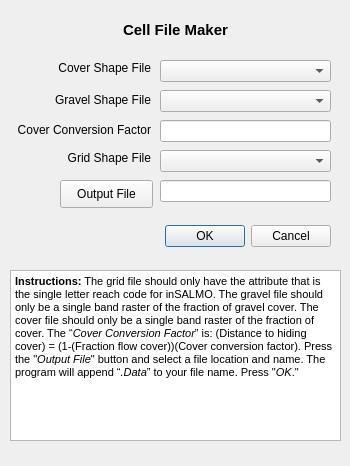
<?xml version="1.0" encoding="UTF-8"?>
<ui version="4.0">
 <class>CellFileMakerDialogBase</class>
 <widget class="QDialog" name="CellFileMakerDialogBase">
  <property name="geometry">
   <rect>
    <x>0</x>
    <y>0</y>
    <width>350</width>
    <height>466</height>
   </rect>
  </property>
  <property name="windowTitle">
   <string>CellFileMaker</string>
  </property>
  <widget class="QDialogButtonBox" name="button_box">
   <property name="geometry">
    <rect>
     <x>-10</x>
     <y>220</y>
     <width>341</width>
     <height>32</height>
    </rect>
   </property>
   <property name="orientation">
    <enum>Qt::Horizontal</enum>
   </property>
   <property name="standardButtons">
    <set>QDialogButtonBox::Cancel|QDialogButtonBox::Ok</set>
   </property>
  </widget>
  <widget class="QComboBox" name="coverComboBox">
   <property name="geometry">
    <rect>
     <x>160</x>
     <y>60</y>
     <width>171</width>
     <height>22</height>
    </rect>
   </property>
  </widget>
  <widget class="QComboBox" name="gravelComboBox">
   <property name="geometry">
    <rect>
     <x>160</x>
     <y>90</y>
     <width>171</width>
     <height>22</height>
    </rect>
   </property>
  </widget>
  <widget class="QComboBox" name="gridComboBox">
   <property name="geometry">
    <rect>
     <x>160</x>
     <y>150</y>
     <width>171</width>
     <height>22</height>
    </rect>
   </property>
  </widget>
  <widget class="QLineEdit" name="lineEdit">
   <property name="geometry">
    <rect>
     <x>160</x>
     <y>120</y>
     <width>171</width>
     <height>22</height>
    </rect>
   </property>
  </widget>
  <widget class="QLineEdit" name="lineEdit_2">
   <property name="geometry">
    <rect>
     <x>160</x>
     <y>180</y>
     <width>171</width>
     <height>22</height>
    </rect>
   </property>
  </widget>
  <widget class="QPushButton" name="pushButton">
   <property name="geometry">
    <rect>
     <x>60</x>
     <y>180</y>
     <width>93</width>
     <height>28</height>
    </rect>
   </property>
   <property name="text">
    <string>Output File</string>
   </property>
  </widget>
  <widget class="QLabel" name="label">
   <property name="geometry">
    <rect>
     <x>40</x>
     <y>150</y>
     <width>111</width>
     <height>16</height>
    </rect>
   </property>
   <property name="text">
    <string>Grid Shape File</string>
   </property>
   <property name="alignment">
    <set>Qt::AlignRight|Qt::AlignTrailing|Qt::AlignVCenter</set>
   </property>
  </widget>
  <widget class="QLabel" name="label_2">
   <property name="geometry">
    <rect>
     <x>20</x>
     <y>90</y>
     <width>131</width>
     <height>20</height>
    </rect>
   </property>
   <property name="text">
    <string>Gravel Shape File</string>
   </property>
   <property name="alignment">
    <set>Qt::AlignRight|Qt::AlignTrailing|Qt::AlignVCenter</set>
   </property>
  </widget>
  <widget class="QLabel" name="label_3">
   <property name="geometry">
    <rect>
     <x>40</x>
     <y>60</y>
     <width>111</width>
     <height>16</height>
    </rect>
   </property>
   <property name="text">
    <string>Cover Shape File</string>
   </property>
   <property name="alignment">
    <set>Qt::AlignRight|Qt::AlignTrailing|Qt::AlignVCenter</set>
   </property>
  </widget>
  <widget class="QLabel" name="label_4">
   <property name="geometry">
    <rect>
     <x>-20</x>
     <y>120</y>
     <width>171</width>
     <height>20</height>
    </rect>
   </property>
   <property name="text">
    <string>Cover Conversion Factor</string>
   </property>
   <property name="alignment">
    <set>Qt::AlignRight|Qt::AlignTrailing|Qt::AlignVCenter</set>
   </property>
  </widget>
  <widget class="QLabel" name="label_5">
   <property name="geometry">
    <rect>
     <x>0</x>
     <y>20</y>
     <width>351</width>
     <height>20</height>
    </rect>
   </property>
   <property name="font">
    <font>
     <pointsize>11</pointsize>
     <weight>75</weight>
     <bold>true</bold>
    </font>
   </property>
   <property name="text">
    <string>Cell File Maker</string>
   </property>
   <property name="alignment">
    <set>Qt::AlignCenter</set>
   </property>
  </widget>
  <widget class="QTextEdit" name="textEdit">
   <property name="geometry">
    <rect>
     <x>10</x>
     <y>270</y>
     <width>331</width>
     <height>171</height>
    </rect>
   </property>
   <property name="html">
    <string>&lt;!DOCTYPE HTML PUBLIC &quot;-//W3C//DTD HTML 4.0//EN&quot; &quot;http://www.w3.org/TR/REC-html40/strict.dtd&quot;&gt;
&lt;html&gt;&lt;head&gt;&lt;meta name=&quot;qrichtext&quot; content=&quot;1&quot; /&gt;&lt;style type=&quot;text/css&quot;&gt;
p, li { white-space: pre-wrap; }
&lt;/style&gt;&lt;/head&gt;&lt;body style=&quot; font-family:'MS Shell Dlg 2'; font-size:7.8pt; font-weight:400; font-style:normal;&quot;&gt;
&lt;p style=&quot; margin-top:12px; margin-bottom:12px; margin-left:0px; margin-right:0px; -qt-block-indent:0; text-indent:0px;&quot;&gt;&lt;span style=&quot; font-family:'MS Shell Dlg 2,sans-serif'; font-size:8pt; font-weight:600;&quot;&gt;Instructions:&lt;/span&gt;&lt;span style=&quot; font-family:'MS Shell Dlg 2,sans-serif'; font-size:8pt;&quot;&gt; The grid file should only have the attribute that is the single letter reach code for inSALMO. The gravel file should only be a single band raster of the fraction of gravel cover. The cover file should only be a single band raster of the fraction of cover. The “&lt;/span&gt;&lt;span style=&quot; font-family:'MS Shell Dlg 2,sans-serif'; font-size:8pt; font-style:italic;&quot;&gt;Cover Conversion Factor&lt;/span&gt;&lt;span style=&quot; font-family:'MS Shell Dlg 2,sans-serif'; font-size:8pt;&quot;&gt;” is: (Distance to hiding cover) = (1-(Fraction flow cover))(Cover conversion factor). &lt;/span&gt;&lt;span style=&quot; font-family:'MS Shell Dlg 2,sans-serif,serif'; font-size:8pt;&quot;&gt;Press the &amp;quot;&lt;/span&gt;&lt;span style=&quot; font-family:'MS Shell Dlg 2,sans-serif,serif'; font-size:8pt; font-style:italic;&quot;&gt;Output File&lt;/span&gt;&lt;span style=&quot; font-family:'MS Shell Dlg 2,sans-serif,serif'; font-size:8pt;&quot;&gt;&amp;quot; button and select a file location and name. The program will append “&lt;/span&gt;&lt;span style=&quot; font-family:'MS Shell Dlg 2,sans-serif,serif'; font-size:8pt; font-style:italic;&quot;&gt;.Data&lt;/span&gt;&lt;span style=&quot; font-family:'MS Shell Dlg 2,sans-serif,serif'; font-size:8pt;&quot;&gt;” to your file name. Press &amp;quot;&lt;/span&gt;&lt;span style=&quot; font-family:'MS Shell Dlg 2,sans-serif,serif'; font-size:8pt; font-style:italic;&quot;&gt;OK&lt;/span&gt;&lt;span style=&quot; font-family:'MS Shell Dlg 2,sans-serif,serif'; font-size:8pt;&quot;&gt;.&amp;quot;&lt;/span&gt;&lt;span style=&quot; font-size:8pt;&quot;&gt; &lt;/span&gt;&lt;/p&gt;&lt;/body&gt;&lt;/html&gt;</string>
   </property>
  </widget>
 </widget>
 <resources/>
 <connections>
  <connection>
   <sender>button_box</sender>
   <signal>accepted()</signal>
   <receiver>CellFileMakerDialogBase</receiver>
   <slot>accept()</slot>
   <hints>
    <hint type="sourcelabel">
     <x>20</x>
     <y>20</y>
    </hint>
    <hint type="destinationlabel">
     <x>20</x>
     <y>20</y>
    </hint>
   </hints>
  </connection>
  <connection>
   <sender>button_box</sender>
   <signal>rejected()</signal>
   <receiver>CellFileMakerDialogBase</receiver>
   <slot>reject()</slot>
   <hints>
    <hint type="sourcelabel">
     <x>20</x>
     <y>20</y>
    </hint>
    <hint type="destinationlabel">
     <x>20</x>
     <y>20</y>
    </hint>
   </hints>
  </connection>
 </connections>
</ui>
